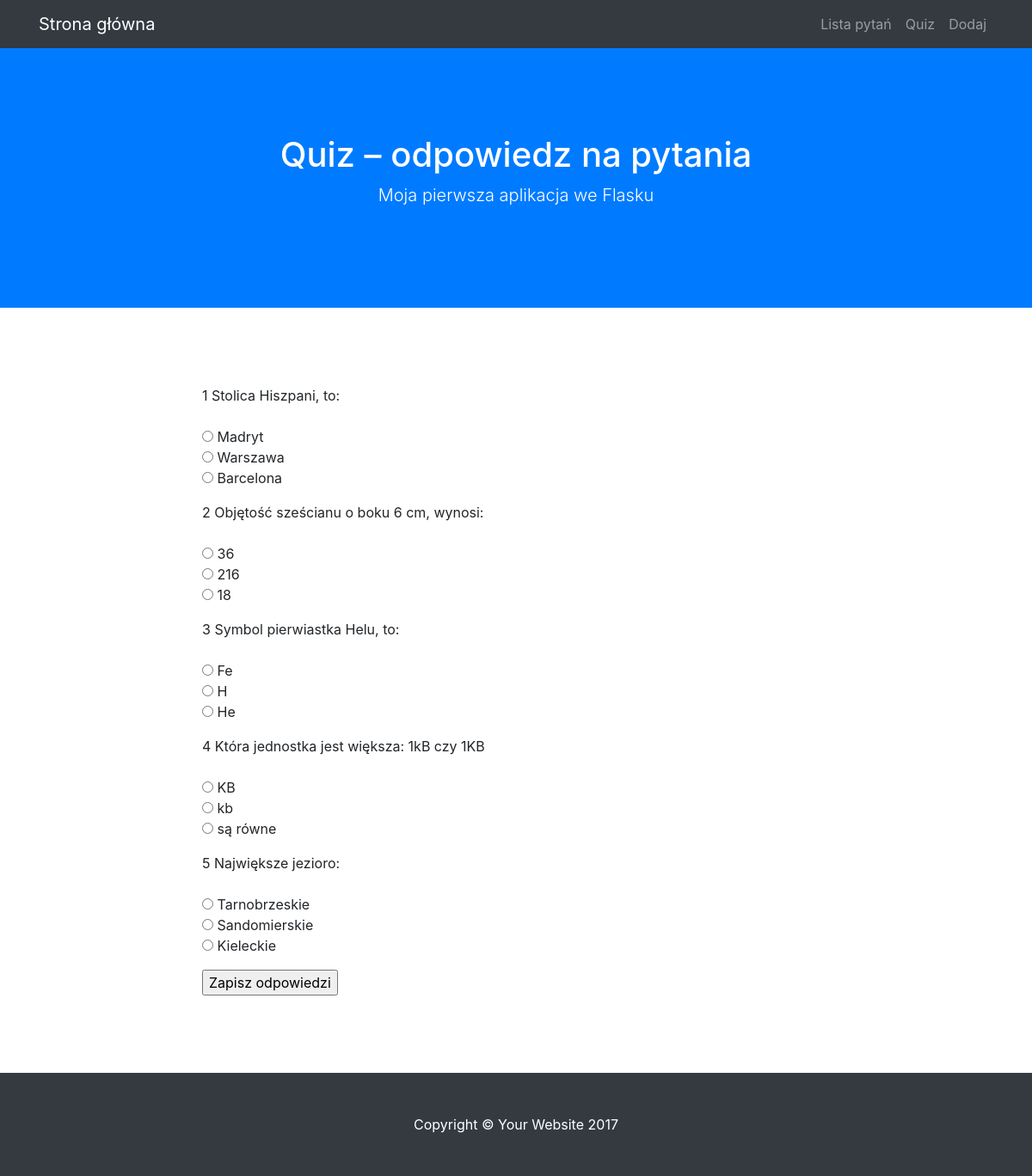
The page /quiz on the database its author committed.
### modele.py (models this page shows)
class BazaModel(Model):
    class Meta:
        database = baza

class Pytanie(BazaModel):
    pytanie = CharField(null=False)
    kategoria = ForeignKeyField(Kategoria, related_name='pytania')

class Odpowiedz(BazaModel):
    odpowiedz = CharField(null=False)
    pytanie = ForeignKeyField(Pytanie, related_name='odpowiedzi')
    odpok = IntegerField(default=0)

### views.py (the view, shortened to what this page needs)
@app.route("/quiz", methods=['GET', 'POST'])
def quiz():
    pytania = Pytanie.select().join(Odpowiedz).distinct().order_by(Pytanie.id)
    return render_template('quiz.html', query = pytania)

### quiz.py (called while the page is built)
@app.before_request
def before_request():
    g.db = baza
    g.db.connect()

@app.after_request
def after_request(response):
    g.db.close()
    return response

### templates/quiz.html (shortened to what this page needs)
{% extends "szablon.html" %}
{% block h1 %}Quiz – odpowiedz na pytania{% endblock %}
{% block tresc %}
    <form method="POST">
    {% for p in query %}
    <p>
        {{ p.id }} {{ p.pytanie }}<br>
        <br>
        {% for o in p.odpowiedzi %}
        <input type="radio" name="{{ p.id }}" value="{{ o.id }}">
        {{ o.odpowiedz }}
        <br>
        {% endfor %}
    </p>
    {% endfor %}
    <input type="submit" value="Zapisz odpowiedzi">
    </form>
{% endblock %}

### rows shown on the page
Pytanie: id "1", pytanie "Stolica Hiszpani, to:"
Odpowiedz: odpowiedz "Madryt"
Odpowiedz: odpowiedz "Warszawa"
Odpowiedz: odpowiedz "Barcelona"
Pytanie: id "2", pytanie "Objętość sześcianu o boku 6 cm, wynosi:"
Odpowiedz: odpowiedz "36"
Odpowiedz: odpowiedz "216"
Odpowiedz: odpowiedz "18"
Pytanie: id "3", pytanie "Symbol pierwiastka Helu, to:"
Odpowiedz: odpowiedz "Fe"
Odpowiedz: odpowiedz "H"
Odpowiedz: odpowiedz "He"
Pytanie: id "4", pytanie "Która jednostka jest większa: 1kB czy 1KB"
Odpowiedz: odpowiedz "KB"
Odpowiedz: odpowiedz "kb"
Odpowiedz: odpowiedz "są równe"
Pytanie: id "5", pytanie "Największe jezioro:"
Odpowiedz: odpowiedz "Tarnobrzeskie"
Odpowiedz: odpowiedz "Sandomierskie"
Odpowiedz: odpowiedz "Kieleckie"
